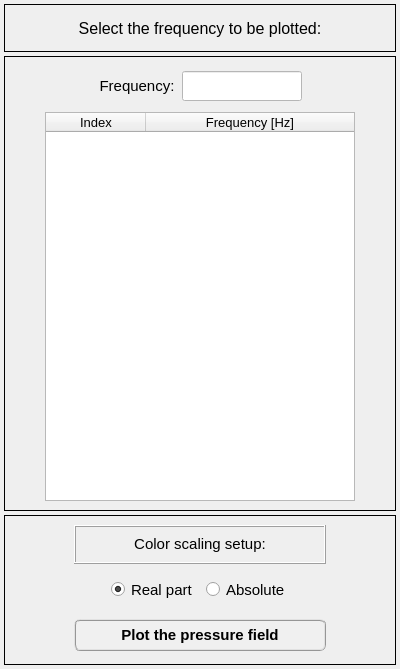
<?xml version="1.0" encoding="UTF-8"?>
<ui version="4.0">
 <class>Dialog</class>
 <widget class="QDialog" name="Dialog">
  <property name="windowModality">
   <enum>Qt::NonModal</enum>
  </property>
  <property name="geometry">
   <rect>
    <x>0</x>
    <y>0</y>
    <width>400</width>
    <height>669</height>
   </rect>
  </property>
  <property name="sizePolicy">
   <sizepolicy hsizetype="Fixed" vsizetype="Fixed">
    <horstretch>0</horstretch>
    <verstretch>0</verstretch>
   </sizepolicy>
  </property>
  <property name="minimumSize">
   <size>
    <width>400</width>
    <height>669</height>
   </size>
  </property>
  <property name="maximumSize">
   <size>
    <width>400</width>
    <height>669</height>
   </size>
  </property>
  <property name="contextMenuPolicy">
   <enum>Qt::DefaultContextMenu</enum>
  </property>
  <property name="windowTitle">
   <string>Plot acoustic pressure field</string>
  </property>
  <property name="whatsThis">
   <string/>
  </property>
  <layout class="QGridLayout" name="gridLayout_2">
   <property name="leftMargin">
    <number>4</number>
   </property>
   <property name="topMargin">
    <number>4</number>
   </property>
   <property name="rightMargin">
    <number>4</number>
   </property>
   <property name="bottomMargin">
    <number>4</number>
   </property>
   <property name="spacing">
    <number>4</number>
   </property>
   <item row="0" column="0">
    <widget class="QFrame" name="frame">
     <property name="minimumSize">
      <size>
       <width>0</width>
       <height>48</height>
      </size>
     </property>
     <property name="maximumSize">
      <size>
       <width>400</width>
       <height>48</height>
      </size>
     </property>
     <property name="frameShape">
      <enum>QFrame::Box</enum>
     </property>
     <property name="frameShadow">
      <enum>QFrame::Plain</enum>
     </property>
     <property name="lineWidth">
      <number>1</number>
     </property>
     <layout class="QGridLayout" name="gridLayout">
      <item row="0" column="0">
       <widget class="QLabel" name="label">
        <property name="font">
         <font>
          <family>MS Shell Dlg 2</family>
          <pointsize>12</pointsize>
          <weight>50</weight>
          <italic>false</italic>
          <bold>false</bold>
         </font>
        </property>
        <property name="text">
         <string>Select the frequency to be plotted:</string>
        </property>
        <property name="textFormat">
         <enum>Qt::AutoText</enum>
        </property>
        <property name="alignment">
         <set>Qt::AlignCenter</set>
        </property>
       </widget>
      </item>
     </layout>
    </widget>
   </item>
   <item row="1" column="0">
    <widget class="QFrame" name="frame_2">
     <property name="sizeIncrement">
      <size>
       <width>400</width>
       <height>0</height>
      </size>
     </property>
     <property name="baseSize">
      <size>
       <width>400</width>
       <height>0</height>
      </size>
     </property>
     <property name="frameShape">
      <enum>QFrame::Box</enum>
     </property>
     <property name="frameShadow">
      <enum>QFrame::Plain</enum>
     </property>
     <layout class="QGridLayout" name="gridLayout_5">
      <item row="0" column="0">
       <widget class="QFrame" name="frame_5">
        <property name="minimumSize">
         <size>
          <width>0</width>
          <height>40</height>
         </size>
        </property>
        <property name="maximumSize">
         <size>
          <width>16777215</width>
          <height>40</height>
         </size>
        </property>
        <property name="frameShape">
         <enum>QFrame::NoFrame</enum>
        </property>
        <property name="frameShadow">
         <enum>QFrame::Raised</enum>
        </property>
        <layout class="QGridLayout" name="gridLayout_4">
         <property name="leftMargin">
          <number>0</number>
         </property>
         <property name="topMargin">
          <number>0</number>
         </property>
         <property name="rightMargin">
          <number>0</number>
         </property>
         <property name="bottomMargin">
          <number>0</number>
         </property>
         <property name="horizontalSpacing">
          <number>6</number>
         </property>
         <property name="verticalSpacing">
          <number>0</number>
         </property>
         <item row="0" column="1">
          <widget class="QLabel" name="label_4">
           <property name="minimumSize">
            <size>
             <width>0</width>
             <height>30</height>
            </size>
           </property>
           <property name="maximumSize">
            <size>
             <width>16777215</width>
             <height>30</height>
            </size>
           </property>
           <property name="font">
            <font>
             <family>MS Shell Dlg 2</family>
             <pointsize>11</pointsize>
             <weight>50</weight>
             <bold>false</bold>
            </font>
           </property>
           <property name="text">
            <string>Frequency:</string>
           </property>
           <property name="alignment">
            <set>Qt::AlignCenter</set>
           </property>
          </widget>
         </item>
         <item row="0" column="2">
          <widget class="QLineEdit" name="lineEdit_selected_frequency">
           <property name="enabled">
            <bool>false</bool>
           </property>
           <property name="minimumSize">
            <size>
             <width>80</width>
             <height>30</height>
            </size>
           </property>
           <property name="maximumSize">
            <size>
             <width>120</width>
             <height>30</height>
            </size>
           </property>
           <property name="font">
            <font>
             <family>MS Shell Dlg 2</family>
             <pointsize>11</pointsize>
             <weight>50</weight>
             <italic>false</italic>
             <bold>false</bold>
            </font>
           </property>
           <property name="styleSheet">
            <string notr="true">background-color: rgb(255, 255, 255);
color: rgb(0, 0, 255);</string>
           </property>
           <property name="alignment">
            <set>Qt::AlignCenter</set>
           </property>
          </widget>
         </item>
         <item row="0" column="3">
          <widget class="QFrame" name="frame_6">
           <property name="frameShape">
            <enum>QFrame::NoFrame</enum>
           </property>
           <property name="frameShadow">
            <enum>QFrame::Raised</enum>
           </property>
          </widget>
         </item>
         <item row="0" column="0">
          <widget class="QFrame" name="frame_7">
           <property name="frameShape">
            <enum>QFrame::NoFrame</enum>
           </property>
           <property name="frameShadow">
            <enum>QFrame::Raised</enum>
           </property>
          </widget>
         </item>
        </layout>
       </widget>
      </item>
      <item row="1" column="0">
       <widget class="QFrame" name="frame_4">
        <property name="frameShape">
         <enum>QFrame::NoFrame</enum>
        </property>
        <property name="frameShadow">
         <enum>QFrame::Raised</enum>
        </property>
        <layout class="QGridLayout" name="gridLayout_3">
         <property name="leftMargin">
          <number>0</number>
         </property>
         <property name="topMargin">
          <number>0</number>
         </property>
         <property name="rightMargin">
          <number>0</number>
         </property>
         <property name="bottomMargin">
          <number>0</number>
         </property>
         <property name="spacing">
          <number>0</number>
         </property>
         <item row="0" column="0">
          <widget class="QTreeWidget" name="treeWidget_frequencies">
           <property name="minimumSize">
            <size>
             <width>310</width>
             <height>0</height>
            </size>
           </property>
           <property name="maximumSize">
            <size>
             <width>310</width>
             <height>415</height>
            </size>
           </property>
           <property name="font">
            <font>
             <family>MS Shell Dlg 2</family>
             <pointsize>10</pointsize>
             <weight>50</weight>
             <italic>false</italic>
             <bold>false</bold>
            </font>
           </property>
           <property name="alternatingRowColors">
            <bool>true</bool>
           </property>
           <column>
            <property name="text">
             <string>Index</string>
            </property>
            <property name="font">
             <font>
              <family>MS Shell Dlg 2</family>
              <pointsize>10</pointsize>
             </font>
            </property>
            <property name="textAlignment">
             <set>AlignCenter</set>
            </property>
           </column>
           <column>
            <property name="text">
             <string notr="true">Frequency [Hz]</string>
            </property>
            <property name="font">
             <font>
              <family>MS Shell Dlg 2</family>
              <pointsize>10</pointsize>
              <weight>50</weight>
              <italic>false</italic>
              <bold>false</bold>
             </font>
            </property>
            <property name="textAlignment">
             <set>AlignCenter</set>
            </property>
           </column>
          </widget>
         </item>
        </layout>
       </widget>
      </item>
     </layout>
    </widget>
   </item>
   <item row="2" column="0">
    <widget class="QFrame" name="frame_3">
     <property name="minimumSize">
      <size>
       <width>0</width>
       <height>150</height>
      </size>
     </property>
     <property name="maximumSize">
      <size>
       <width>16777215</width>
       <height>150</height>
      </size>
     </property>
     <property name="frameShape">
      <enum>QFrame::Box</enum>
     </property>
     <property name="frameShadow">
      <enum>QFrame::Plain</enum>
     </property>
     <layout class="QGridLayout" name="gridLayout_8">
      <item row="2" column="1">
       <widget class="QFrame" name="frame_11">
        <property name="frameShape">
         <enum>QFrame::NoFrame</enum>
        </property>
        <property name="frameShadow">
         <enum>QFrame::Raised</enum>
        </property>
        <layout class="QGridLayout" name="gridLayout_7">
         <property name="leftMargin">
          <number>0</number>
         </property>
         <property name="topMargin">
          <number>0</number>
         </property>
         <property name="rightMargin">
          <number>0</number>
         </property>
         <property name="bottomMargin">
          <number>0</number>
         </property>
         <property name="spacing">
          <number>0</number>
         </property>
         <item row="0" column="0">
          <widget class="QPushButton" name="pushButton_plot">
           <property name="minimumSize">
            <size>
             <width>252</width>
             <height>32</height>
            </size>
           </property>
           <property name="maximumSize">
            <size>
             <width>252</width>
             <height>32</height>
            </size>
           </property>
           <property name="font">
            <font>
             <family>MS Shell Dlg 2</family>
             <pointsize>11</pointsize>
             <weight>75</weight>
             <italic>false</italic>
             <bold>true</bold>
            </font>
           </property>
           <property name="styleSheet">
            <string notr="true">QPushButton{border-radius: 6px; border-color: rgb(150, 150, 150); border-style: ridge; border-width: 2px; color: rgb(0, 0, 0); background-color: rgb(240, 240, 240); font: 75 bold 11pt &quot;MS Shell Dlg 2&quot;}
QPushButton:hover{border-radius: 6px; border-color: rgb(0, 170, 255); border-style: ridge; border-width: 2px; color: rgb(0, 0, 0); background-color: rgba(174, 213, 255, 100); font: 75 bold 11pt &quot;MS Shell Dlg 2&quot;}
QPushButton:pressed{border-radius: 6px; border-color: rgb(0, 170, 255); border-style: ridge; border-width: 3px; color: rgb(0, 0, 0); background-color: rgb(174, 213, 255); font: 75 bold 11pt &quot;MS Shell Dlg 2&quot;}</string>
           </property>
           <property name="text">
            <string>Plot the pressure field</string>
           </property>
          </widget>
         </item>
        </layout>
       </widget>
      </item>
      <item row="1" column="1">
       <widget class="QFrame" name="frame_8">
        <property name="frameShape">
         <enum>QFrame::NoFrame</enum>
        </property>
        <property name="frameShadow">
         <enum>QFrame::Raised</enum>
        </property>
        <layout class="QGridLayout" name="gridLayout_6">
         <property name="leftMargin">
          <number>0</number>
         </property>
         <property name="topMargin">
          <number>0</number>
         </property>
         <property name="rightMargin">
          <number>0</number>
         </property>
         <property name="bottomMargin">
          <number>0</number>
         </property>
         <property name="horizontalSpacing">
          <number>8</number>
         </property>
         <property name="verticalSpacing">
          <number>0</number>
         </property>
         <item row="0" column="2">
          <widget class="QRadioButton" name="radioButton_absolute">
           <property name="minimumSize">
            <size>
             <width>0</width>
             <height>21</height>
            </size>
           </property>
           <property name="maximumSize">
            <size>
             <width>200</width>
             <height>21</height>
            </size>
           </property>
           <property name="font">
            <font>
             <family>MS Shell Dlg 2</family>
             <pointsize>11</pointsize>
             <weight>50</weight>
             <italic>false</italic>
             <bold>false</bold>
             <stylestrategy>PreferAntialias</stylestrategy>
            </font>
           </property>
           <property name="focusPolicy">
            <enum>Qt::ClickFocus</enum>
           </property>
           <property name="text">
            <string>Absolute</string>
           </property>
           <property name="checked">
            <bool>false</bool>
           </property>
          </widget>
         </item>
         <item row="0" column="1">
          <widget class="QRadioButton" name="radioButton_real_part">
           <property name="enabled">
            <bool>true</bool>
           </property>
           <property name="minimumSize">
            <size>
             <width>0</width>
             <height>21</height>
            </size>
           </property>
           <property name="maximumSize">
            <size>
             <width>200</width>
             <height>21</height>
            </size>
           </property>
           <property name="font">
            <font>
             <family>MS Shell Dlg 2</family>
             <pointsize>11</pointsize>
             <weight>50</weight>
             <italic>false</italic>
             <bold>false</bold>
             <stylestrategy>PreferAntialias</stylestrategy>
            </font>
           </property>
           <property name="focusPolicy">
            <enum>Qt::ClickFocus</enum>
           </property>
           <property name="text">
            <string>Real part</string>
           </property>
           <property name="checked">
            <bool>true</bool>
           </property>
          </widget>
         </item>
         <item row="0" column="0">
          <widget class="QFrame" name="frame_9">
           <property name="frameShape">
            <enum>QFrame::NoFrame</enum>
           </property>
           <property name="frameShadow">
            <enum>QFrame::Raised</enum>
           </property>
          </widget>
         </item>
         <item row="0" column="3">
          <widget class="QFrame" name="frame_10">
           <property name="frameShape">
            <enum>QFrame::NoFrame</enum>
           </property>
           <property name="frameShadow">
            <enum>QFrame::Raised</enum>
           </property>
          </widget>
         </item>
        </layout>
       </widget>
      </item>
      <item row="0" column="1">
       <widget class="QFrame" name="frame_12">
        <property name="frameShape">
         <enum>QFrame::Box</enum>
        </property>
        <property name="frameShadow">
         <enum>QFrame::Raised</enum>
        </property>
        <layout class="QGridLayout" name="gridLayout_9">
         <property name="leftMargin">
          <number>0</number>
         </property>
         <property name="topMargin">
          <number>0</number>
         </property>
         <property name="rightMargin">
          <number>0</number>
         </property>
         <property name="bottomMargin">
          <number>0</number>
         </property>
         <property name="spacing">
          <number>0</number>
         </property>
         <item row="0" column="0">
          <widget class="QLabel" name="label_6">
           <property name="minimumSize">
            <size>
             <width>0</width>
             <height>0</height>
            </size>
           </property>
           <property name="maximumSize">
            <size>
             <width>280</width>
             <height>30</height>
            </size>
           </property>
           <property name="font">
            <font>
             <family>MS Shell Dlg 2</family>
             <pointsize>11</pointsize>
             <weight>50</weight>
             <italic>false</italic>
             <bold>false</bold>
            </font>
           </property>
           <property name="frameShape">
            <enum>QFrame::NoFrame</enum>
           </property>
           <property name="frameShadow">
            <enum>QFrame::Raised</enum>
           </property>
           <property name="midLineWidth">
            <number>0</number>
           </property>
           <property name="text">
            <string>Color scaling setup:</string>
           </property>
           <property name="alignment">
            <set>Qt::AlignCenter</set>
           </property>
          </widget>
         </item>
        </layout>
       </widget>
      </item>
      <item row="0" column="0">
       <widget class="QFrame" name="frame_13">
        <property name="frameShape">
         <enum>QFrame::NoFrame</enum>
        </property>
        <property name="frameShadow">
         <enum>QFrame::Raised</enum>
        </property>
       </widget>
      </item>
      <item row="0" column="2">
       <widget class="QFrame" name="frame_14">
        <property name="frameShape">
         <enum>QFrame::NoFrame</enum>
        </property>
        <property name="frameShadow">
         <enum>QFrame::Raised</enum>
        </property>
       </widget>
      </item>
     </layout>
    </widget>
   </item>
  </layout>
 </widget>
 <resources/>
 <connections/>
</ui>
